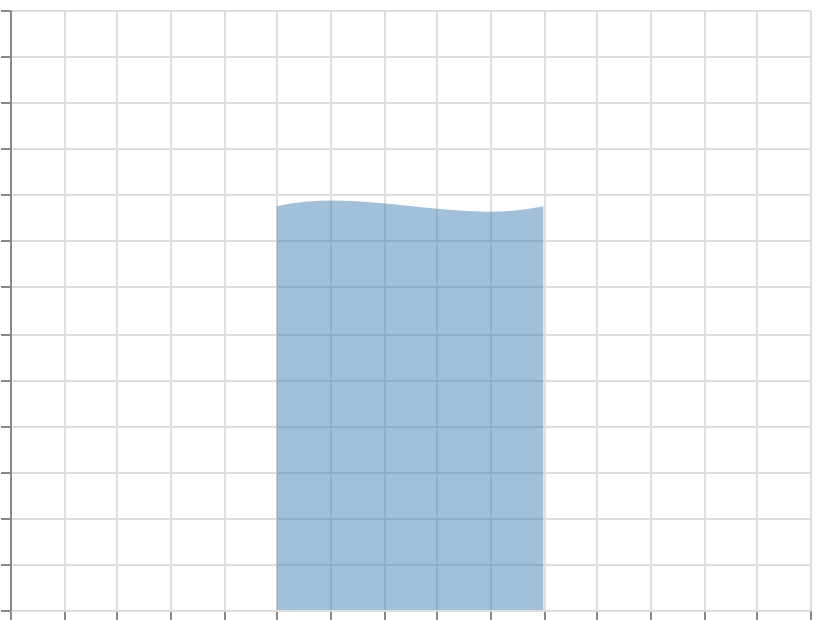

Describe this chart as a Vega-Lite specification.
### Vega specification from a JSON file in a GitHub repository (floating-point values rounded to 4 significant figures)
{"$schema": "https://vega.github.io/schema/vega/v6.json", "width": 400, "height": 300, "padding": 5, "autosize": "none", "data": [{"name": "table", "values": [{"x": 0, "y": 10}, {"x": 1, "y": 20}, {"x": 2, "y": 15}, {"x": 3, "y": 25}]}], "scales": [{"name": "x", "type": "linear", "domain": {"data": "table", "field": "x"}, "range": "width", "nice": true}, {"name": "y", "type": "linear", "domain": {"data": "table", "field": "y"}, "range": [{"signal": "height"}, 0], "nice": true}], "marks": [{"type": "area", "from": {"data": "table"}, "encode": {"update": {"x": {"scale": "x", "field": "x"}, "y": {"scale": "y", "field": "y"}, "y2": {"scale": "y", "value": 0}, "fill": {"value": "steelblue"}, "fillOpacity": {"value": 0.5}, "interpolate": {"value": "basis-open"}}}}], "axes": [{"scale": "x", "orient": "bottom", "grid": true, "labels": false}, {"scale": "y", "orient": "left", "grid": true, "labels": false}]}
